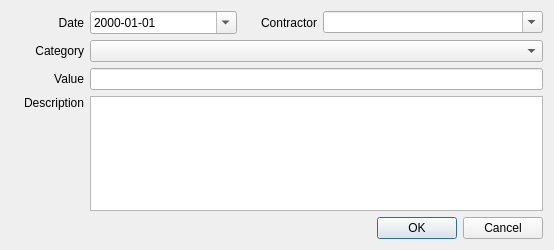
<?xml version="1.0" encoding="UTF-8"?>
<ui version="4.0">
 <class>EditTransactionDialog</class>
 <widget class="QDialog" name="EditTransactionDialog">
  <property name="geometry">
   <rect>
    <x>0</x>
    <y>0</y>
    <width>554</width>
    <height>250</height>
   </rect>
  </property>
  <property name="windowTitle">
   <string>New transaction</string>
  </property>
  <layout class="QVBoxLayout" name="verticalLayout">
   <item>
    <widget class="QWidget" name="widget" native="true">
     <layout class="QGridLayout" name="gridLayout" columnstretch="1,2,1,3">
      <property name="margin">
       <number>0</number>
      </property>
      <item row="8" column="0">
       <widget class="QLabel" name="label_2">
        <property name="text">
         <string>Description</string>
        </property>
        <property name="alignment">
         <set>Qt::AlignRight|Qt::AlignTop|Qt::AlignTrailing</set>
        </property>
       </widget>
      </item>
      <item row="3" column="0">
       <widget class="QLabel" name="label_3">
        <property name="text">
         <string>Category</string>
        </property>
        <property name="alignment">
         <set>Qt::AlignRight|Qt::AlignTrailing|Qt::AlignVCenter</set>
        </property>
       </widget>
      </item>
      <item row="8" column="1" colspan="3">
       <widget class="QTextEdit" name="tbDesc">
        <property name="tabChangesFocus">
         <bool>true</bool>
        </property>
        <property name="acceptRichText">
         <bool>false</bool>
        </property>
       </widget>
      </item>
      <item row="1" column="1">
       <widget class="QDateEdit" name="dtpDate">
        <property name="wrapping">
         <bool>false</bool>
        </property>
        <property name="frame">
         <bool>true</bool>
        </property>
        <property name="readOnly">
         <bool>false</bool>
        </property>
        <property name="buttonSymbols">
         <enum>QAbstractSpinBox::UpDownArrows</enum>
        </property>
        <property name="accelerated">
         <bool>false</bool>
        </property>
        <property name="keyboardTracking">
         <bool>false</bool>
        </property>
        <property name="currentSection">
         <enum>QDateTimeEdit::YearSection</enum>
        </property>
        <property name="displayFormat">
         <string>yyyy-MM-dd</string>
        </property>
        <property name="calendarPopup">
         <bool>true</bool>
        </property>
       </widget>
      </item>
      <item row="1" column="0">
       <widget class="QLabel" name="label">
        <property name="text">
         <string>Date</string>
        </property>
        <property name="alignment">
         <set>Qt::AlignRight|Qt::AlignTrailing|Qt::AlignVCenter</set>
        </property>
       </widget>
      </item>
      <item row="1" column="2">
       <widget class="QLabel" name="label_5">
        <property name="text">
         <string>Contractor</string>
        </property>
        <property name="alignment">
         <set>Qt::AlignRight|Qt::AlignTrailing|Qt::AlignVCenter</set>
        </property>
       </widget>
      </item>
      <item row="1" column="3">
       <widget class="QComboBox" name="cbContractor">
        <property name="editable">
         <bool>true</bool>
        </property>
       </widget>
      </item>
      <item row="3" column="1" colspan="3">
       <widget class="QComboBox" name="cbCategory"/>
      </item>
      <item row="5" column="0">
       <widget class="QLabel" name="label_4">
        <property name="text">
         <string>Value</string>
        </property>
        <property name="alignment">
         <set>Qt::AlignRight|Qt::AlignTrailing|Qt::AlignVCenter</set>
        </property>
       </widget>
      </item>
      <item row="5" column="1" colspan="3">
       <widget class="QLineEdit" name="tbValue"/>
      </item>
     </layout>
    </widget>
   </item>
   <item>
    <widget class="QDialogButtonBox" name="buttonBox">
     <property name="orientation">
      <enum>Qt::Horizontal</enum>
     </property>
     <property name="standardButtons">
      <set>QDialogButtonBox::Cancel|QDialogButtonBox::Ok</set>
     </property>
    </widget>
   </item>
  </layout>
 </widget>
 <tabstops>
  <tabstop>dtpDate</tabstop>
  <tabstop>cbContractor</tabstop>
  <tabstop>cbCategory</tabstop>
  <tabstop>tbValue</tabstop>
  <tabstop>tbDesc</tabstop>
  <tabstop>buttonBox</tabstop>
 </tabstops>
 <resources/>
 <connections>
  <connection>
   <sender>buttonBox</sender>
   <signal>accepted()</signal>
   <receiver>EditTransactionDialog</receiver>
   <slot>accept()</slot>
   <hints>
    <hint type="sourcelabel">
     <x>257</x>
     <y>240</y>
    </hint>
    <hint type="destinationlabel">
     <x>157</x>
     <y>274</y>
    </hint>
   </hints>
  </connection>
  <connection>
   <sender>buttonBox</sender>
   <signal>rejected()</signal>
   <receiver>EditTransactionDialog</receiver>
   <slot>reject()</slot>
   <hints>
    <hint type="sourcelabel">
     <x>325</x>
     <y>240</y>
    </hint>
    <hint type="destinationlabel">
     <x>286</x>
     <y>274</y>
    </hint>
   </hints>
  </connection>
 </connections>
</ui>
